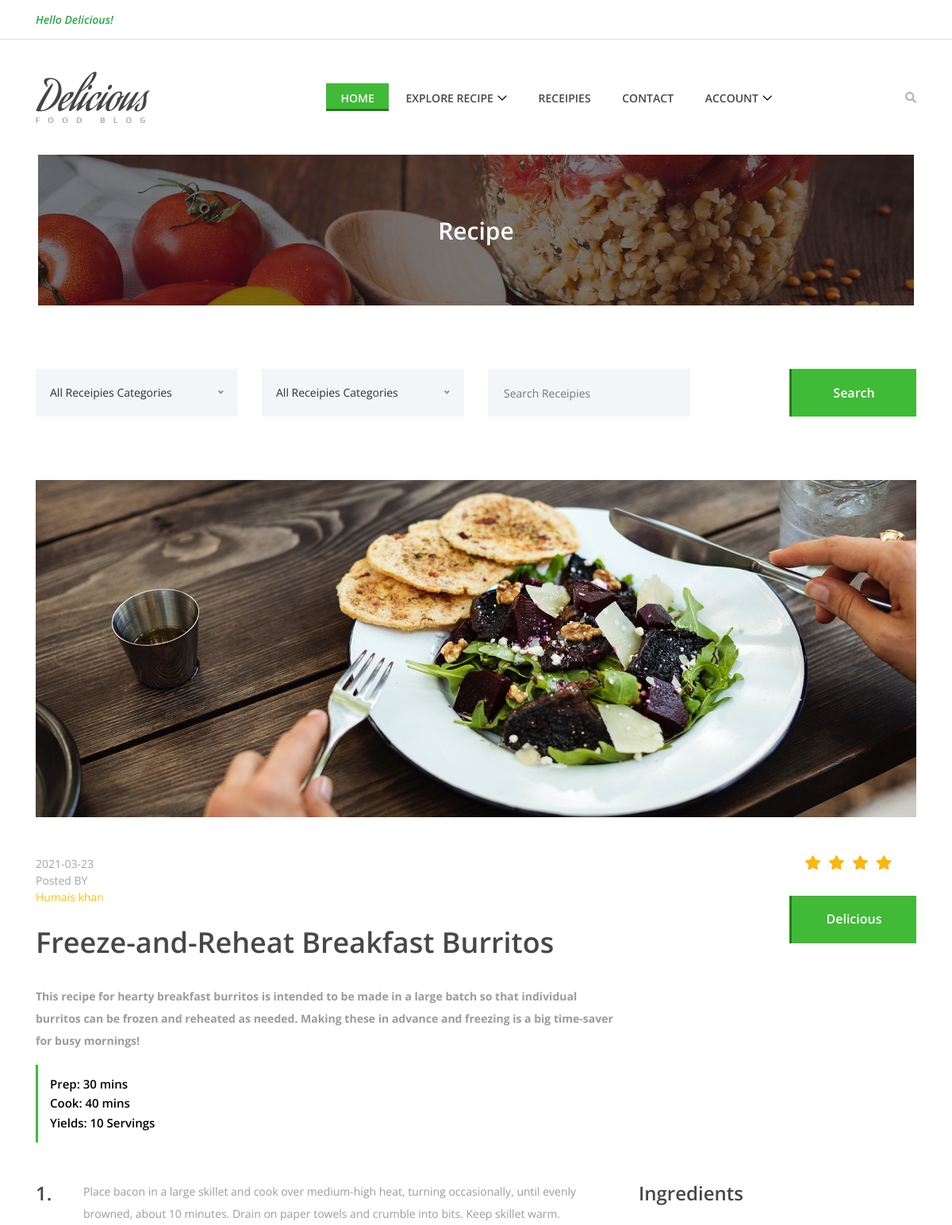
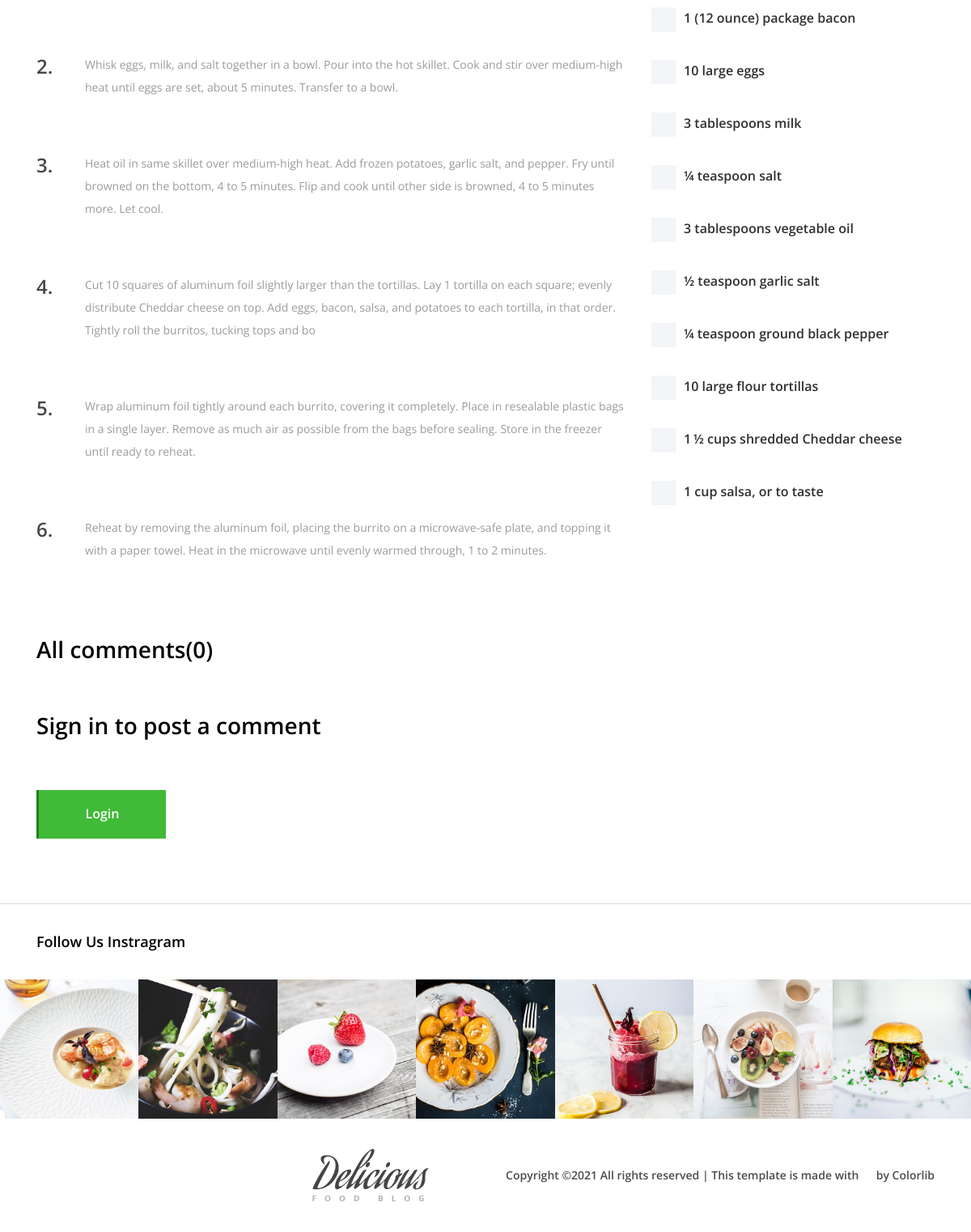
The page /receipedetail.php?id=3 on the database its author committed (2 pictures, top to bottom).
### tables this page shows
CREATE TABLE `recipe` (
  `id` int(11) NOT NULL,
  `title` varchar(256) NOT NULL,
  `description` text NOT NULL,
  `posted_date` date NOT NULL,
  `image` varchar(256) NOT NULL,
  `prep` float NOT NULL,
  `total_time` float NOT NULL,
  `servings` float NOT NULL,
  `user_id` int(11) NOT NULL,
  `yields` float NOT NULL,
  `sub_id` int(11) NOT NULL,
  `status` tinyint(1) NOT NULL DEFAULT 0
);

CREATE TABLE `users` (
  `id` int(11) NOT NULL,
  `first_name` varchar(256) NOT NULL,
  `last_name` varchar(256) NOT NULL,
  `email` varchar(256) NOT NULL,
  `password` varchar(256) NOT NULL,
  `DOB` date NOT NULL,
  `Gender` varchar(256) NOT NULL,
  `Phone_number` varchar(256) NOT NULL,
  `Address` varchar(256) NOT NULL,
  `added_on` timestamp NOT NULL DEFAULT current_timestamp()
);

CREATE TABLE `directions` (
  `dir_id` int(11) NOT NULL,
  `steps` varchar(256) NOT NULL,
  `rec_id` int(11) NOT NULL
);

CREATE TABLE `ingredients` (
  `ing_id` int(11) NOT NULL,
  `size` float NOT NULL,
  `ingredient` varchar(256) NOT NULL,
  `rec_id` int(11) NOT NULL
);

### receipedetail.php (the view, shortened to what this page needs)
<?php
include('partials/headlinks.php');
include('partials/header.php');
?>
<div class="breadcumb-area bg-img bg-overlay" style="background-image: url(img/bg-img/breadcumb3.jpg);">
    <div class="container h-100">
        <div class="row h-100 align-items-center">
            <div class="col-12">
                <div class="breadcumb-text text-center">
                    <h2>Recipe</h2>
                </div>
            </div>
        </div>
    </div>
</div>
<div class="receipe-post-area section-padding-80">
    <div class="receipe-post-search mb-80">
        <div class="container">
            <form action="#" method="post">
                <div class="row">
                    <div class="col-12 col-lg-3">
                    </div>
                    <div class="col-12 col-lg-3">
                    </div>
                    <div class="col-12 col-lg-3">
                        <input type="search" name="search" placeholder="Search Receipies">
                    </div>
                    <div class="col-12 col-lg-3 text-right">
                        <button type="submit" class="btn delicious-btn">Search</button>
                    </div>
                </div>
            </form>
        </div>
    </div>
    <div class="container">
        <div class="row">
            <div class="col-12">
                <div class="receipe-slider owl-carousel">
                    <img src="img/bg-img/bg5.jpg" alt="">
                </div>
            </div>
        </div>
    </div>
    <div class="receipe-content-area">
        <div class="container">
            <div class="row">
                <?php
                if(isset($_GET['id'])){
                    $id = $_GET['id'];
                }
                    $sql = "SELECT recipe.title,users.last_name, recipe.description,recipe.posted_date,recipe.prep,recipe.total_time,recipe.servings,users.id,users.first_name
                    FROM recipe
                    INNER JOIN users ON recipe.user_id=users.id where recipe.id = $id";
                    $result = mysqli_query($conn,$sql);
                    while($row = mysqli_fetch_assoc($result)){
                ?>
                <div class="col-12 col-md-8">
                    <div class="receipe-headline my-5">
                        <span><?php echo $row['posted_date']?></span>
                        <span class="mb-4">Posted BY<span class="text-warning">
                                <?php echo $row['first_name']." "; echo $row['last_name'];?></span></span>
                        <h2><?php echo $row['title']?></h2>
                        <p class="font-weight-bold"><?php echo $row['description']?></p>
                        <div class="receipe-duration">
                            <h6>Prep: <?php echo $row['prep']?> mins</h6>
                            <h6>Cook: <?php echo $row['total_time']?> mins</h6>
                            <h6>Yields: <?php echo $row['servings']?> Servings</h6>
                        </div>
                    </div>
                </div>
                <?php
                    }
                ?>
                <div class="col-12 col-md-4">
                    <div class="receipe-ratings text-right my-5">
                        <div class="ratings">
                            <i class="fa fa-star" aria-hidden="true"></i>
                            <i class="fa fa-star" aria-hidden="true"></i>
                            <i class="fa fa-star" aria-hidden="true"></i>
                            <i class="fa fa-star" aria-hidden="true"></i>
                            <i class="fa fa-star-o" aria-hidden="true"></i>
                        </div>
                        <a href="#" class="btn delicious-btn">Delicious</a>
                    </div>
                </div>
            </div>
            <div class="row">
                <div class="col-12 col-lg-8">
                    <?php
                            $sql1 = "select steps from directions where rec_id=$id";
                            $result1 = mysqli_query($conn,$sql1);
                            $i = 1;
                            while($row1 = mysqli_fetch_assoc($result1)){
                        ?>
                    <div class="single-preparation-step d-flex">
                        <h4><?php echo $i?>.</h4>
                        <p><?php echo $row1['steps']?></p>
                    </div>
                    <?php
                            $i++;
                    }
                        ?>
                </div>
                <div class="col-12 col-lg-4">
                    <div class="ingredients">
                        <h4>Ingredients</h4>
                        <?php
                            $sql2 = "select ingredient from ingredients where rec_id = $id";
                            $result2 = mysqli_query($conn,$sql2);
                            while($row2 = mysqli_fetch_assoc($result2)){
                        ?>
                        <div class="custom-control custom-checkbox">
                            <label class="custom-control-label"
                                for="customCheck1"><?php echo $row2['ingredient']?></label>
                        </div>
                        <?php
                            }
                        ?>
                    </div>
                </div>
            </div>
            <div class="row">
                <div class="col-md-12 my-4">
                    <h3>All comments<?php
                    $sqlcountcom = "select * from comments where rec_id = $id";
                    $resultcountcom = mysqli_query($conn,$sqlcountcom);
                    $count = mysqli_num_rows($resultcountcom);
                    echo "(".$count.")" ;
                    ?></h3>
                </div>
            </div>
            <div class="row">
                <div class="col-md-6">
                </div>
            </div>
            <?php
            if(isset($_SESSION['user'])){
            ?>
            <div class="row">
                <div class="col-md-12 my-4">
                    <h3>Leave a comment</h3>
                </div>
            </div>
            <div class="row">
                <div class="col-md-6">
                    <div class="contact-form-area">
                        <form action="#" method="post">
                            <div class="row">
                                <textarea name="message" class="form-control" id="message" cols="30" rows="10"
                                    placeholder="Message"></textarea>
                            </div>
                            <div class="col-12">
                                <button class="btn delicious-btn mt-30" id="button" type="submit">Post Comments</button>
                            </div>
                    </div>
                    </form>
                </div>
            </div>
            <?php
            }else{
            ?>
             <div class="row">
                <div class="col-md-12 my-4">
                    <h3>Sign in to post a comment</h3>
                </div>
            </div>
            <a class="btn delicious-btn mt-30" href="login.php">Login</a>
            <?php
            }
            ?>
        </div>
    </div>
</div>
<div class="follow-us-instagram">
    <div class="container">
        <div class="row">
            <div class="col-12">
                <h5>Follow Us Instragram</h5>
            </div>
        </div>
    </div>
    <div class="insta-feeds d-flex flex-wrap">
        <div class="single-insta-feeds">
            <img src="img/bg-img/insta1.jpg" alt="">
        </div>
        <div class="single-insta-feeds">
            <img src="img/bg-img/insta2.jpg" alt="">
        </div>
        <div class="single-insta-feeds">
            <img src="img/bg-img/insta3.jpg" alt="">
        </div>
        <div class="single-insta-feeds">
            <img src="img/bg-img/insta4.jpg" alt="">
        </div>
        <div class="single-insta-feeds">
            <img src="img/bg-img/insta5.jpg" alt="">
        </div>
        <div class="single-insta-feeds">
            <img src="img/bg-img/insta6.jpg" alt="">
        </div>
        <div class="single-insta-feeds">
            <img src="img/bg-img/insta7.jpg" alt="">
        </div>
    </div>
</div>
<?php
    include('partials/footer.php');
?>

### partials/headlinks.php (shortened to what this page needs)
<!DOCTYPE html>
<html lang="en">
<head>
    <link rel="stylesheet" href="style.css">
    <link rel="stylesheet" href="https://cdnjs.cloudflare.com/ajax/libs/font-awesome/5.15.2/css/all.min.css" />
</head>

### partials/header.php (shortened to what this page needs)
<header class="header-area">
        <div class="top-header-area">
            <div class="container h-100">
                <div class="row h-100 align-items-center justify-content-between">
                    <div class="col-12 col-sm-6">
                        <div class="breaking-news">
                            <div id="breakingNewsTicker" class="ticker">
                                <ul>
                                    <li><a href="#"><span class="text-success">Hello Delicious!</span></a></li>
                                </ul>
                            </div>
                        </div>
                    </div>
                    <div class="col-12 col-sm-6">
                        <div class="top-social-info text-right">
                            <a href="#"><i class="fa fa-pinterest" aria-hidden="true"></i></a>
                            <a href="#"><i class="fa fa-facebook" aria-hidden="true"></i></a>
                            <a href="#"><i class="fa fa-twitter" aria-hidden="true"></i></a>
                            <a href="#"><i class="fa fa-dribbble" aria-hidden="true"></i></a>
                            <a href="#"><i class="fa fa-behance" aria-hidden="true"></i></a>
                            <a href="#"><i class="fa fa-linkedin" aria-hidden="true"></i></a>
                        </div>
                    </div>
                </div>
            </div>
        </div>
        <div class="delicious-main-menu">
            <div class="classy-nav-container breakpoint-off">
                <div class="container">
                    <nav class="classy-navbar justify-content-between" id="deliciousNav">
                        <a class="nav-brand" href="index.php"><img src="img/core-img/logo.png" alt=""></a>
                        <div class="classy-menu">
                            <div class="classynav">
                                <ul>
                                    <li class="active"><a href="index.php">Home</a></li>
                                    <li><a href="#">Explore Recipe</a>
                                    </li>
                                    <li><a href="reciepelist.php">Receipies</a></li>
                                    <li><a href="contact.php">Contact</a></li>
                                    <li><a href="#">Account</a>
                                    </li>
                                </ul>
                                <div class="search-btn">
                                    <i class="fa fa-search" aria-hidden="true"></i>
                                </div>
                            </div>
                        </div>
                    </nav>
                </div>
            </div>
        </div>
    </header>

### partials/footer.php (shortened to what this page needs)
<footer class="footer-area">
        <div class="container h-100">
            <div class="row h-100">
                <div class="col-12 h-100 d-flex flex-wrap align-items-center justify-content-between">
                    <div class="footer-social-info text-right">
                        <a href="#"><i class="fa fa-pinterest" aria-hidden="true"></i></a>
                        <a href="#"><i class="fa fa-facebook" aria-hidden="true"></i></a>
                        <a href="#"><i class="fa fa-twitter" aria-hidden="true"></i></a>
                        <a href="#"><i class="fa fa-dribbble" aria-hidden="true"></i></a>
                        <a href="#"><i class="fa fa-behance" aria-hidden="true"></i></a>
                        <a href="#"><i class="fa fa-linkedin" aria-hidden="true"></i></a>
                    </div>
                    <div class="footer-logo">
                        <a href="index.html"><img src="img/core-img/logo.png" alt=""></a>
                    </div>
                    <p>
Copyright &copy;<script>document.write(new Date().getFullYear());</script> All rights reserved | This template is made with <i class="fa fa-heart-o" aria-hidden="true"></i> by <a href="https://colorlib.com" target="_blank">Colorlib</a>
</p>
                </div>
            </div>
        </div>
    </footer>
</body>
</html>

### rows shown on the page
recipe: posted_date "2021-03-23", user.first_name "Humais", user.last_name "khan", title "Freeze-and-Reheat Breakfast Burritos", description "This recipe for hearty breakfast burritos is intended to be made in a large batch so that individual burritos can be frozen and reheated as needed. Making these in advance and freezing is a big time-saver for busy mornings!", prep "30", total_time "40", servings "10"
directions: steps "Place bacon in a large skillet and cook over medium-high heat, turning occasionally, until evenly browned, about 10 minutes. Drain on paper towels and crumble into bits. Keep skillet warm."
directions: steps "Whisk eggs, milk, and salt together in a bowl. Pour into the hot skillet. Cook and stir over medium-high heat until eggs are set, about 5 minutes. Transfer to a bowl."
directions: steps "Heat oil in same skillet over medium-high heat. Add frozen potatoes, garlic salt, and pepper. Fry until browned on the bottom, 4 to 5 minutes. Flip and cook until other side is browned, 4 to 5 minutes more. Let cool."
directions: steps "Cut 10 squares of aluminum foil slightly larger than the tortillas. Lay 1 tortilla on each square; evenly distribute Cheddar cheese on top. Add eggs, bacon, salsa, and potatoes to each tortilla, in that order. Tightly roll the burritos, tucking tops and bo"
directions: steps "Wrap aluminum foil tightly around each burrito, covering it completely. Place in resealable plastic bags in a single layer. Remove as much air as possible from the bags before sealing. Store in the freezer until ready to reheat."
directions: steps "Reheat by removing the aluminum foil, placing the burrito on a microwave-safe plate, and topping it with a paper towel. Heat in the microwave until evenly warmed through, 1 to 2 minutes."
ingredients: ingredient "1 (12 ounce) package bacon"
ingredients: ingredient "10 large eggs"
ingredients: ingredient "3 tablespoons milk"
ingredients: ingredient "¼ teaspoon salt"
ingredients: ingredient "3 tablespoons vegetable oil"
ingredients: ingredient "½ teaspoon garlic salt"
ingredients: ingredient "¼ teaspoon ground black pepper"
ingredients: ingredient "10 large flour tortillas"
ingredients: ingredient "1 ½ cups shredded Cheddar cheese"
ingredients: ingredient "1 cup salsa, or to taste"

### other values the page prints
$count "0"
